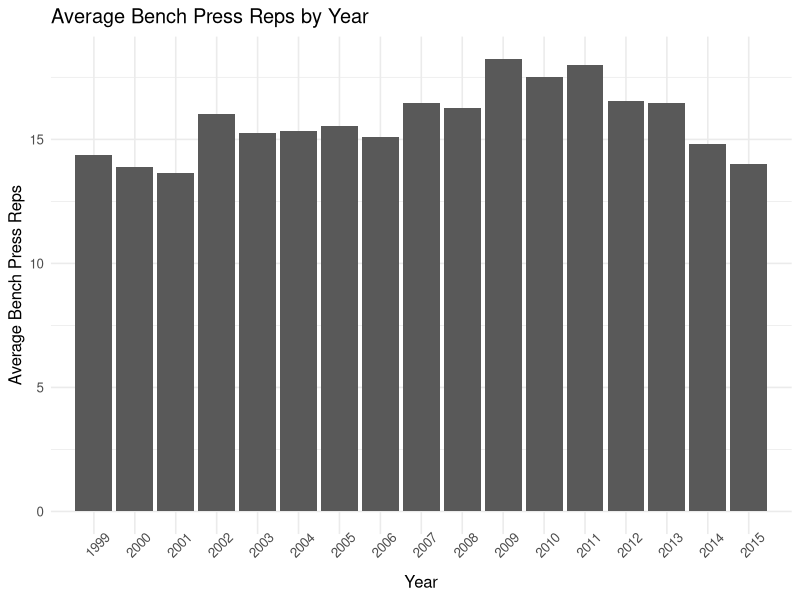
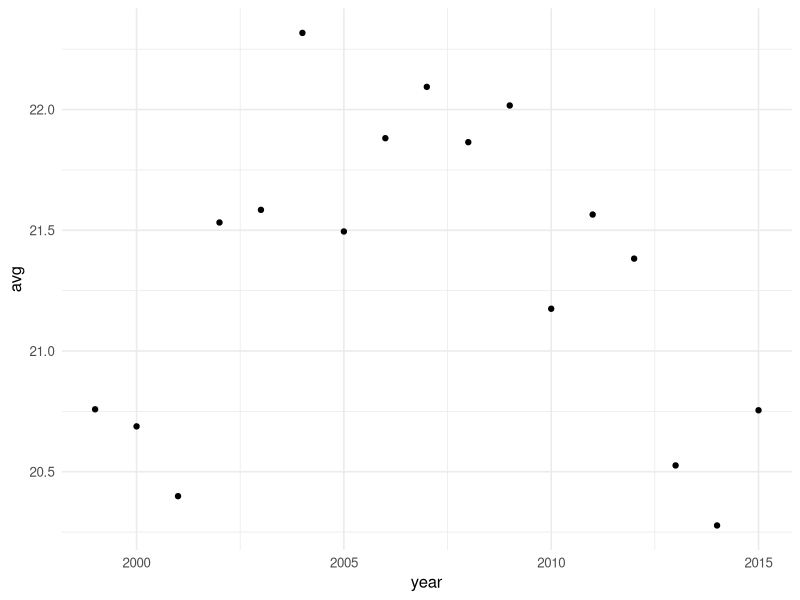

These figures' R source, in order:
# Prerequisite stuff
library(tidyverse)
library(ggthemes)
library(modeldata)

theme_set(theme_minimal(base_size = 12))

combine <- read_csv("data/clean_combine.csv")

glimpse(combine)

condensed_combine <- combine %>%
  mutate(position = fct_collapse(position,
                                 "S" = c("FS", "SS"),
                                 "LB" = c("OLB", "ILB"),
                                 "DT" = c("DT", "NT")
  ))


glimpse(condensed_combine)

condensed_combine %>%
  group_by(year) %>%
  summarise(mean_bench = mean(bench, na.rm = TRUE)) %>%
  ggplot(aes(x = year, y = mean_bench)) +
  geom_bar(stat = "identity") + 
  scale_x_discrete(limits = seq(1999, 2015, 1)) +
  theme(axis.text.x = element_text(angle=45)) + 
  labs(x = "Year", y = "Average Bench Press Reps", title = "Average Bench Press Reps by Year")


# How I accomplished what I wanted to do.

bench_avg <- function(yr) {
  benches <- condensed_combine %>%
    filter(bench > 0 & year == yr) %>%
    select(year, bench, position)
  return(benches)
}

plot_bench_avg <- function(yr) {
  plot(bench_year_averages %>%
         filter(bench > 0 & year == yr) %>%
         ggplot(aes(x = bench)) +
         geom_bar())
}

bench_year_averages <- data.frame(year=NA, avg=NA)

bench_year_averages

for(year in 1999:2015) {
  row <- c(year, mean(bench_avg(year)$bench))
  bench_year_averages <- rbind(bench_year_averages, row)
  
}

bench_year_averages %>%
  ggplot(aes(x = year, y = avg)) +
  geom_point()
